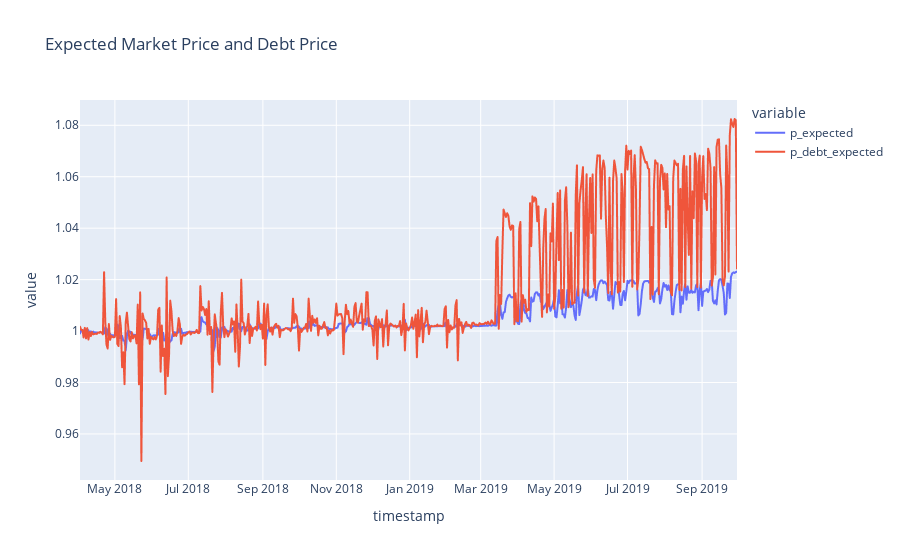

Here is the notebook cell this chart was saved with:
### Code cell
df.plot(x='timestamp', y=['p_expected', 'p_debt_expected'], title='Expected Market Price and Debt Price')

### Figure 1 — Plotly figure (JSON) as saved in the notebook; plotly's stock layout.template omitted (floating-point values rounded to 4 significant figures; data arrays with more than 128 entries replaced by an {"elided": "..."} marker saying what was removed)
{"data": [{"hovertemplate": "variable=p_expected<br>timestamp=%{x}<br>value=%{y}<extra></extra>", "legendgroup": "p_expected", "line": {"color": "#636efa", "dash": "solid"}, "mode": "lines", "name": "p_expected", "showlegend": true, "type": "scattergl", "x": {"elided": "547 str values"}, "xaxis": "x", "y": {"elided": "547 float values"}, "yaxis": "y"}, {"hovertemplate": "variable=p_debt_expected<br>timestamp=%{x}<br>value=%{y}<extra></extra>", "legendgroup": "p_debt_expected", "line": {"color": "#EF553B", "dash": "solid"}, "mode": "lines", "name": "p_debt_expected", "showlegend": true, "type": "scattergl", "x": {"elided": "547 str values"}, "xaxis": "x", "y": {"elided": "547 float values"}, "yaxis": "y"}], "layout": {"legend": {"title": {"text": "variable"}, "tracegroupgap": 0}, "title": {"text": "Expected Market Price and Debt Price"}, "xaxis": {"anchor": "y", "domain": [0, 1], "title": {"text": "timestamp"}}, "yaxis": {"anchor": "x", "domain": [0, 1], "title": {"text": "value"}}}}
